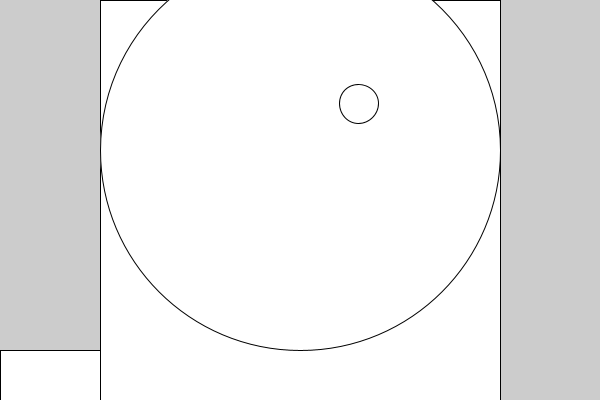
Frame 1 (no input)
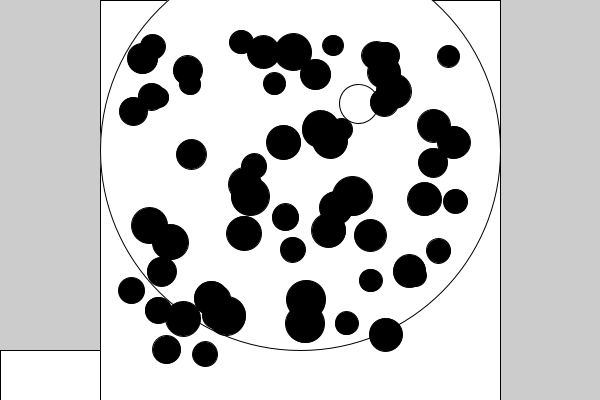
Frame 60 (the mouse pressed at the canvas centre just before this capture)
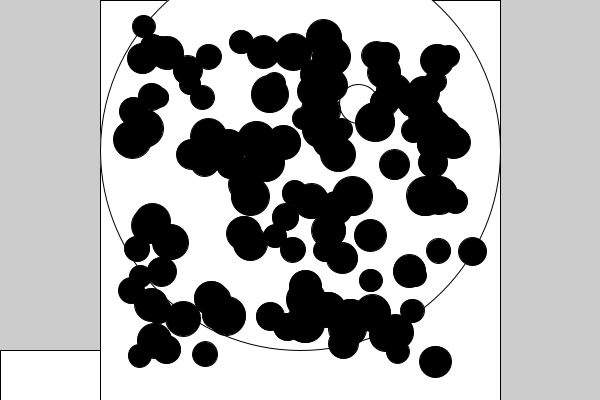
Frame 120 (the mouse held since frame 60 and released just before this capture)

The Processing sketch that drew these frames (run headless with seeded random() and noise(); from frame 60 on, the mouse is pressed at the canvas centre):

// Processing sketch: Dynamic_Snowglobe
// ── Dynamic_Snowglobe.pde
//Global Variables
int reset;

float baseX, baseY, baseWidth, baseHeight; 
float globeSquareX, globeSquareY, globeSquareSide;
float globeX, globeY, globeDiameter;
float snowX, snowY, snowDiameter;
//
void setup() {
  size(600, 400);
  //Variable Population
  populatingVariables();
} //End Void Setup
void draw() {

  snowX = random(globeSquareX+snowDiameter, globeSquareX+globeSquareSide-snowDiameter);
  snowY = random(height*0+snowDiameter, height-snowDiameter);
  snowDiameter = random(height*1/20, height*1/10);
  //The Snow falling
  ellipse(snowX, snowY, snowDiameter, snowDiameter);
  fill(reset);
} //End Draw

void keyPressed() {
} //End Keypressed

void mousePressed() {
}

// ── PopulatingVariables.pde
void populatingVariables() {
  globeSquareX = width*1/2-height*1/2;
  globeSquareY = height*0;
  globeSquareSide = height;
  globeX = width*1/2;
  globeY = height*1/2-height*1/8;
  globeDiameter = height;

  baseX = width*1/2-width*1/2;
  baseY = height*7/8;
  baseWidth = width*1/3;
  baseHeight = height*1/7;
  //
  //The Snow Globe
  //
  //The Base
  rect(baseX, baseY, baseWidth, baseHeight);
  //The circle
  rect(globeSquareX, globeSquareY, globeSquareSide, globeSquareSide);
  ellipse(globeX, globeY, globeDiameter, globeDiameter);
} //End PopulatingVariables()
